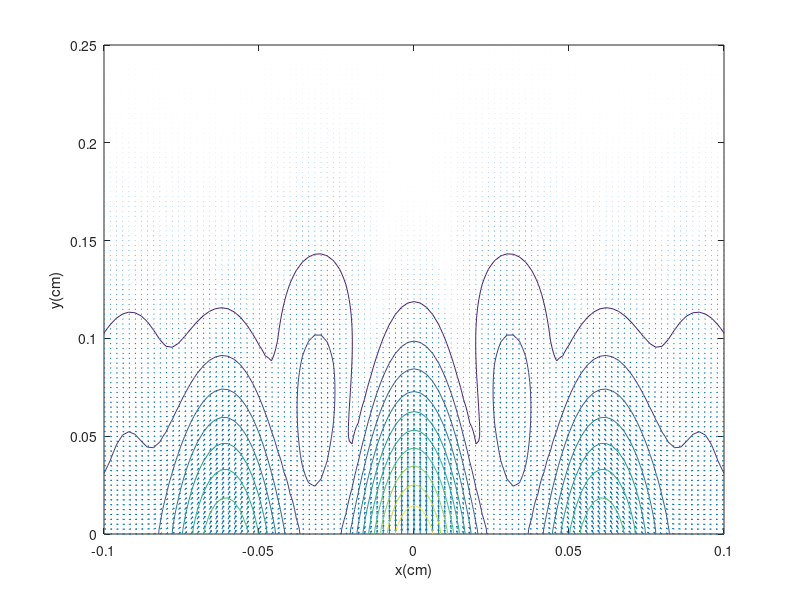
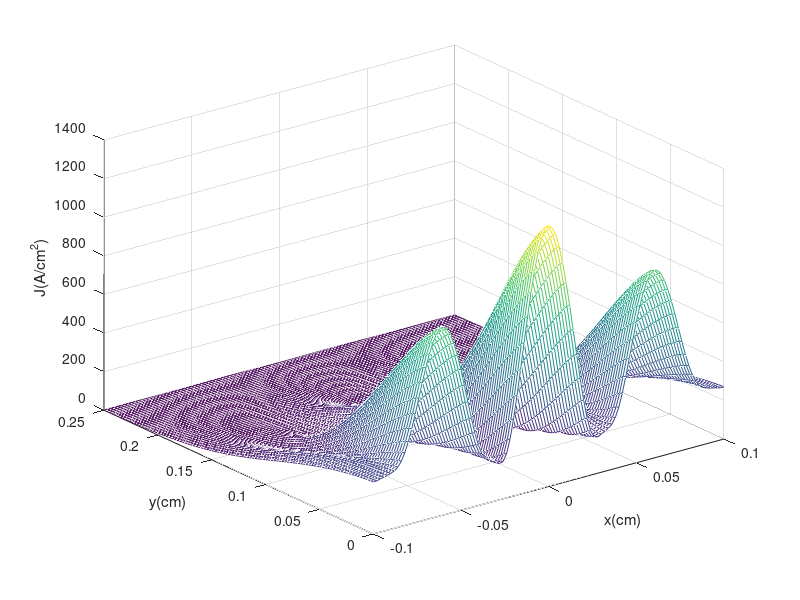

Source code (MATLAB) for these figures, in order:
clc;
clear;
close all;

T=300;
W=0.1;
L=0.25;
n0=1*10^18;
a=0.1;
Dn=225;
s=100;
u_n=8500;
q=1.6*10^(-19);
E0=1;
d=0.01;
dx=2*W/s;
dy=L/s;
x=-W:dx:W;
y=0:dy:L;
[X,Y]=meshgrid(x,y);
E=0.5*E0*(1+cos(X/d));
n=n0*exp(-((X.^2+Y.^2)/(a^2)));
J_y_drift=q*E*u_n.*n;
[N_x,N_y]=gradient(n,dx,dy);
J_x=q*Dn*N_x;
J_y=q*Dn*N_y+J_y_drift;
J=sqrt((J_x.^2+J_y.^2));
figure
result1=quiver(x,y,J_x,J_y);
xlabel('x(cm)');
ylabel('y(cm)');
hold on;
contour(x,y,J);
figure
h=mesh(x,y,J);
xlabel('x(cm)');
ylabel('y(cm)');
zlabel('J(A/cm^2)');

